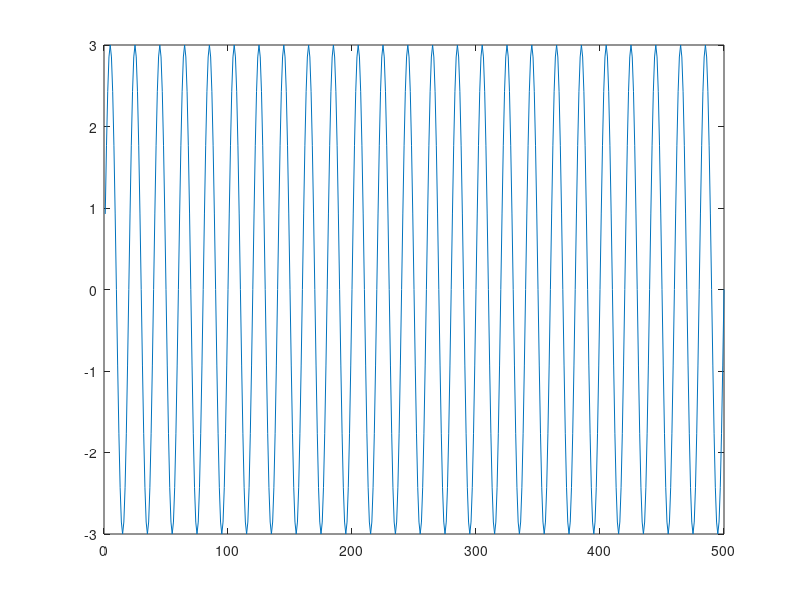

The MATLAB source for this figure:
clc;
clear all;
close all;

a=[1 0 1 1 1]
l=length(a);

f1=input('Enter the higher frequency carrier')
f2=input('Enter the lower frequency carrier')

for i=1:l
    t=(i-1)*100+1:i*100;
    if a(1,i)==1 
        x1(t)=3.*sin(2*pi*(f1)*t/100)     
    else
        x1(t)=3.*sin(2*pi*(f2)*t/100)
    end
end

plot(x1) 
